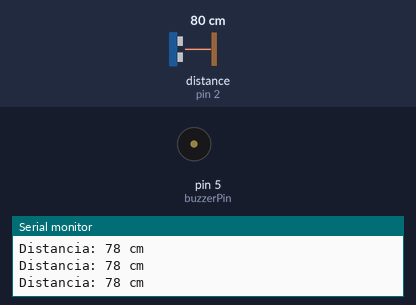
The sketch below on a simulated Arduino Uno, built with avr-gcc and run on an emulated ATmega328P. Parts: buzzer (waves = sounding), the last lines printed to the serial monitor. Wiring (inferred from the names in the program): ultrasonic range finder: trigger pin 3; echo pin 2. The test bench sets the inputs (shaded band); at power-on: distance to the obstacle (sensor on pin 2) 80 cm. The echo pulse lasts 58.3 µs per cm.

Above: at 1.2 s.
1.3 s: distance to the obstacle (sensor on pin 2) set to 2 cm
At 4.28 s:
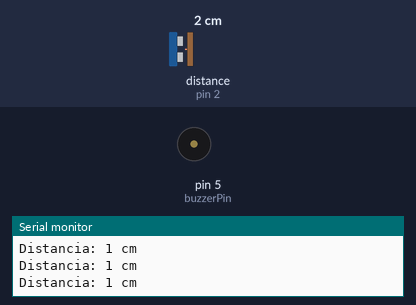
4.3 s: distance to the obstacle (sensor on pin 2) set to 46 cm
At 4.45 s:
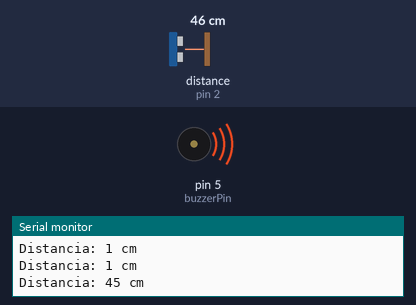
7.3 s: distance to the obstacle (sensor on pin 2) set to 56 cm
At 7.3 s:
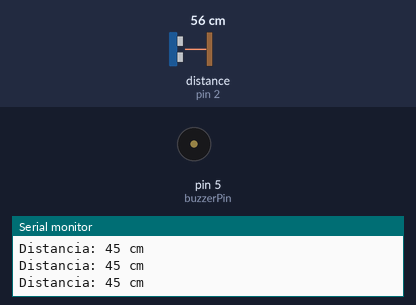
Timing chart, 0 to 10.3 s (numbered marks = the images above; inputs shaded):
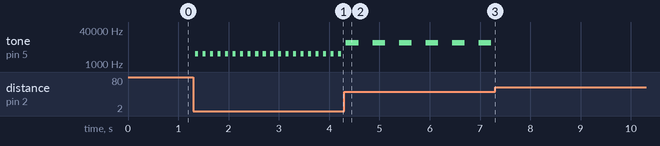

Measured:
- the behaviour switches between 51 and 52 cm on distance to the obstacle (sensor on pin 2) (found by bisection; images 2 and 3)
- after the input at 1.3 s, tone on pin 5 (buzzerPin): alternates 3000 Hz for 0.06 s and silent for 0.09 s, starting at once
- after the input at 4.3 s, tone on pin 5 (buzzerPin): alternates 10000 Hz for 0.25 s and silent for 0.28 s, starting at once
- after the input at 7.3 s, tone on pin 5 (buzzerPin): stops changing and stays silent

The sketch:

programacao_final.ino
```cpp
// Define a porta digital para o pino echo do sensor como sendo a 2.
#define echoPin 2

// Define a porta digital para o pino trig do sensor como sendo a 3.
#define trigPin 3

// Define a porta digital para o pino do buzzer como sendo a 5.
#define buzzerPin 5

// Define um valor de 125 milissegundos para a lógica de tempo dos bips.
#define tempo 125


// Define o maior alcance que o sensor irá detectar.
int distMax = 50;

// Define o alcance médio que o sensor irá detectar.
int distMed = 30;

// Define o menor alcance que o sensor irá detectar.
int distMin = 15;

// Cria uma variável para armazenar os valores da distância detectada.
int distancia;

// Cria uma variável para armazenar o valor da duração de um pulso HIGH e LOW de uma porta digital.
long duracao;


// Aqui no setup é feita a configuração de sensores e atuadores
void setup() {
  // Define o pino echo como INPUT - entrada de dados
  pinMode(echoPin, INPUT);
  // Define o pino trig como OUTPUT - saída de dados
  pinMode(trigPin, OUTPUT);
  // Define o pino do buzzer como OUTPUT - saída de dados
  pinMode(buzzerPin, OUTPUT);
  // Configura o monitor serial com 9600 bits por segundo
  Serial.begin(9600);
}

 // Aqui no loop é onde colocamos tudo para funcionar
void loop() {

  // Chama a função de medir a distância
  medirDistancia();

  // Inicia as condições para os bips
  // Se a distância for menor ou igual que o alcance mínimo, liga o buzzer com 3000Mhz de freqûencia
  // Desligando e ligando a cada 62,5 milissegundos
  if (distancia <= distMin){
    tone(buzzerPin, 3000);
    delay(tempo/2);
    noTone(buzzerPin);
    delay(tempo/2);
  }

  // Caso a distancia esteja entre o alcance mínimo e o médio, liga o buzzer com 6000Mhz de freqûencia
  // Desligando e ligando a cada 125 milissegundos
  else if (distancia > distMin && distancia <= distMed){
    tone(buzzerPin, 6000);
    delay(tempo);
    noTone(buzzerPin);
    delay(tempo);
  }

  // Caso a distancia esteja entre o alcance médio e o máximo, liga o buzzer com 10000Mhz de freqûencia
  // Desligando e ligando a cada 250 milissegundos
  else if (distancia > distMed && distancia <= distMax){
    tone(buzzerPin, 10000);
    delay(tempo*2);
    noTone(buzzerPin);
    delay(tempo*2);
  }

  // Caso não aconteça nenhuma das coisas acima, não irá emitir nenhum som
  else{
    noTone(buzzerPin);
  }
}

// Cria a função de medir a distância
int medirDistancia(){

  // Essa sequência de comandos fazem um pulo HIGH e LOW na porta digital do echo para receber
  // a onda sonora disparada pelo trig

  digitalWrite(trigPin, LOW);
  delayMicroseconds(2);
  digitalWrite(trigPin, HIGH);
  delayMicroseconds(10);
  digitalWrite(trigPin, LOW);

  duracao = pulseIn(echoPin, HIGH);

  // Define a distância detectada como sendo:
  // duração do pulso X velocidade do som no ar em centimetros por microssegundo
  // e no final divide por dois, pois o valor adquirido sem a divisão é o de ida e volta da onda sonora
  // e queremos apenas a distancia.
  distancia = duracao * 0.034 / 2;

  // Por fim, exibe a distância no monitor serial
  Serial.print("Distancia: ");
  Serial.print(distancia);
  Serial.println(" cm");
  delay(25);
}
```
